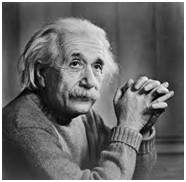
#> input picture AIP/homework/einstein.jpg, 186 x 182 px; its folder holds only this picture in this run
$ python -i HW361247001S.py   (imports and definitions only)
#> lines starting #> are read from the running program, lines starting #| are printed output that depends on the picture
import sys
from PyQt6 import QtCore, QtGui, QtWidgets
from PyQt6.QtWidgets import QApplication, QMainWindow, QWidget, QPushButton, QHBoxLayout, QGraphicsView, QMenuBar, QMenu, QStatusBar, QSizePolicy, QFileDialog, QGraphicsPixmapItem, QGraphicsScene
from PyQt6.QtCore import Qt, QObject, QEvent
from PyQt6.QtGui import QAction, QPixmap, QImage
from PyQt6 import QtCore
import cv2
import numpy as np
from copy import deepcopy
import matplotlib.pyplot as plt
from matplotlib.gridspec import GridSpec
from matplotlib.backends.backend_agg import FigureCanvasAgg
from numba import jit

class Ui_AIP61247001S(object):
    # [470 lines left out: functions setupUi, retranslateUi, not called in this run]

class ImageView(QGraphicsView):
    # [87 lines left out: functions __init__, mousePressEvent, open_image, save_image, setImage, update and 1 more, not called in this run]

class ResizeEventFilter(QObject):
    # [98 lines left out: functions eventFilter, setupScript, update_views, open_image, save_image, clear_image and 2 more, not called in this run]
# [3 lines that did not run here, left out]
# [18 lines that did not run here, left out]


def rotate_image(image):
    if image is not None:
        angle = 180
        height, width = image.shape[:2]
        rotation_matrix = cv2.getRotationMatrix2D((width / 2 - 1, height / 2 - 1), angle, 1)
        rotated_image = cv2.warpAffine(image, rotation_matrix, (width, height))

        return rotated_image

def histogram_image(image):
    if image is None:
        return
    if len(image.shape) == 2 or image.shape[2] == 1:
        img = deepcopy(image)
    elif image.shape[2] == 3:
        img = cv2.cvtColor(image, cv2.COLOR_BGR2GRAY)
    elif image.shape[2] == 4:
        img = cv2.cvtColor(image, cv2.COLOR_BGRA2GRAY)

    gradient = np.linspace(0, 256, 256).reshape(1, -1)

    fig = plt.figure(figsize=(5, 5))
    gs = GridSpec(2, 1, height_ratios=[10, 1], hspace=0)

    ax0 = plt.subplot(gs[0])
    hist, bins = np.histogram(img.ravel(), 256, [0, 256])
    ax0.bar(range(256), hist, color="gray", width=1)
    ax0.set_xlim(-1, 256)
    ax0.set_xticks([])

    ax1 = plt.subplot(gs[1])
    plt.imshow(gradient, cmap="gray", aspect='auto')
    cbar = plt.colorbar(orientation='horizontal', cax=ax1)
    # ax1.set_xlim(0, 256)

    plt.xticks(ax1.get_xticks())
    plt.xlim(0, 256)

    plt.tight_layout()

    canvas = FigureCanvasAgg(fig)
    canvas.draw()  # Draw the canvas, cache the renderer

    image_flat = np.frombuffer(canvas.tostring_argb(), dtype='uint8')
    hist_image = image_flat.reshape(*reversed(canvas.get_width_height()), 4)
    hist_image = hist_image[:, :, ::-1]
    hist_image = hist_image[:, :, :3]

    return hist_image

# [79 lines left out: functions gaussian_noise_process, gaussian_noise, salt_and_pepper_noise, not called in this run]

# [11 lines not run here, left out]

>>> import cv2
>>> picture = cv2.imread('einstein.jpg')
#> picture is the input picture: shape (182, 186, 3); min 0, max 255, mean 104.6
>>> result = histogram_image(picture)
#> in histogram_image, `hist, bins = np.histogram(img.ravel(), 256, [0, 256])`: hist = 256 values, max 922 at index 255, min 1 at index 237, mean 132.2; bins = 257 values from 0 to 256
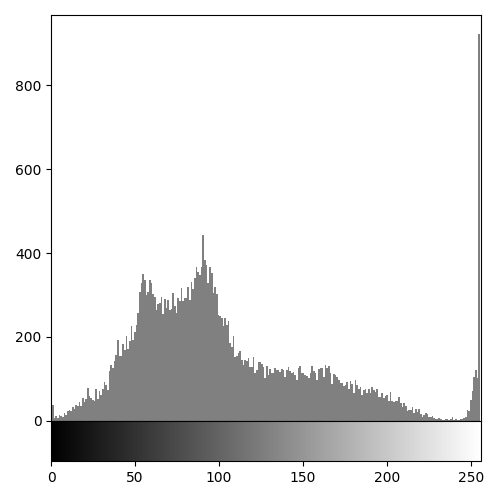
#> result: shape (500, 500, 3); min 0, max 255, mean 231
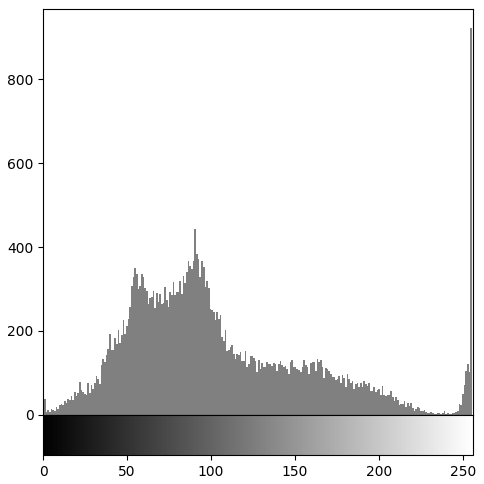
#> figure drawn by matplotlib, 2 panels
